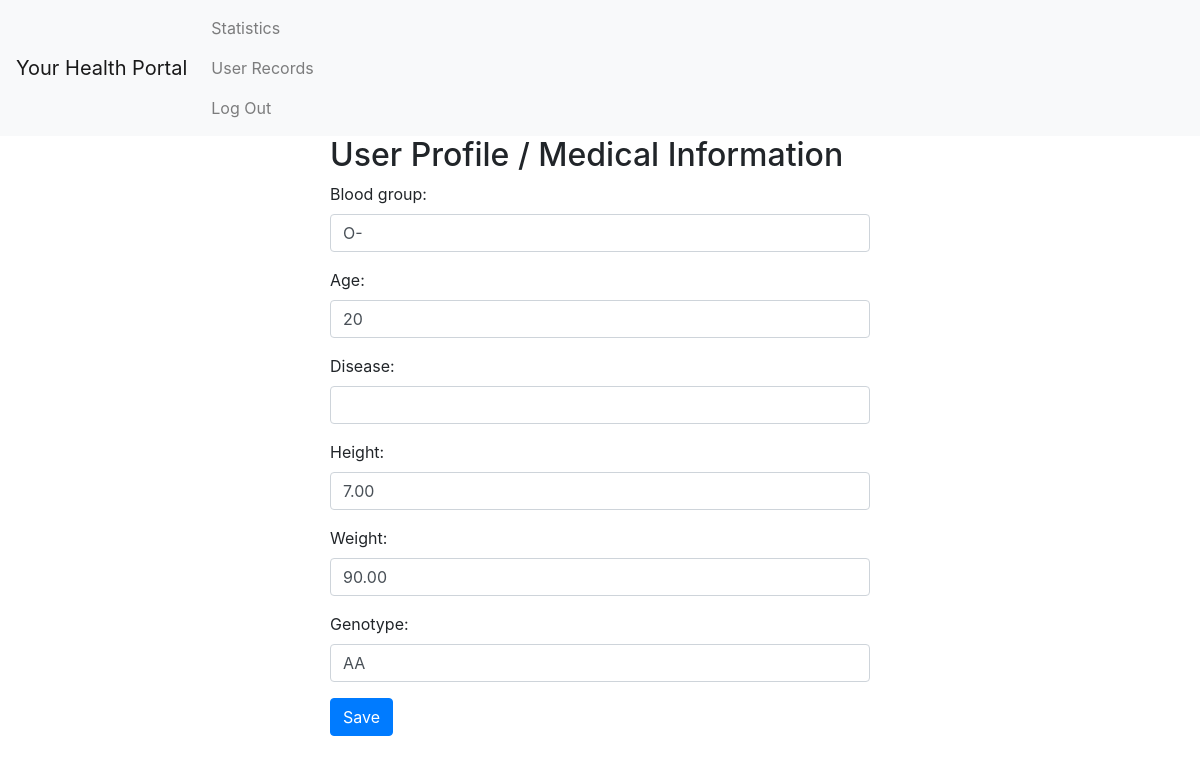
The app's page /user_profile/ (signed in) with its own data.
### health_app/models.py (models this page shows)
class MedicalRecord(models.Model):
    id = models.UUIDField(primary_key=True, default=uuid.uuid4, editable=False)
    user = models.ForeignKey(CustomUser, on_delete=models.CASCADE)
    blood_group = models.CharField(max_length=5, blank=True, null=True)
    disease =  models.CharField(max_length=200, blank=True, null=True)
    age = models.IntegerField(blank=True, null=True)
    height = models.DecimalField(max_digits=5, decimal_places=2, blank=True, null=True)
    weight = models.DecimalField(max_digits=5, decimal_places=2, blank=True, null=True)
    genotype = models.CharField(max_length=10, blank=True, null=True)
    created_at = models.DateTimeField(auto_now_add=True)
    updated_at = models.DateTimeField(auto_now=True)

### health_app/views.py (the view)
# urls.py: path('user_profile/', views.user_profile, name='user_profile'),
def user_profile(request):
    medical_record, created = MedicalRecord.objects.get_or_create(user=request.user)
    if request.method == 'POST':
        form = MedicalInfoForm(request.POST, instance=medical_record)
        if form.is_valid():
            form.save()
            return redirect('statistics')
    else:
        form = MedicalInfoForm(instance=medical_record)
    return render(request, 'user_profile.html', {'form': form, 'medical_record': medical_record})

### health_app/forms.py
class MedicalInfoForm(forms.ModelForm):
    class Meta:
        model = MedicalRecord
        fields = ('blood_group', 'age', 'disease', 'height', 'weight', 'genotype')
    blood_group = forms.CharField(widget=forms.TextInput(attrs={'class': 'form-control'}))
    age = forms.IntegerField(widget=forms.TextInput(attrs={'class': 'form-control'}))
    disease = forms.CharField(widget=forms.TextInput(attrs={'class': 'form-control'}))
    height = forms.FloatField(widget=forms.TextInput(attrs={'class': 'form-control'}))
    weight = forms.FloatField(widget=forms.TextInput(attrs={'class': 'form-control'}))
    genotype = forms.CharField(widget=forms.TextInput(attrs={'class': 'form-control'}))

### health_app/templates/user_profile.html (shortened to what this page needs)
{% extends "base.html" %}
{% block content %}
    <div class="row justify-content-center">
        <div class="col-md-6">
            <h2>User Profile / Medical Information</h2>
            <form method="post">
                {{ form.as_p }}
                <button type="submit" class="btn btn-primary">Save</button>
            </form>
        </div>
    </div>
{% endblock %}

### records on screen
MedicalRecord: blood_group "O-", age "20", height "7.00", weight "90.00", genotype "AA"
